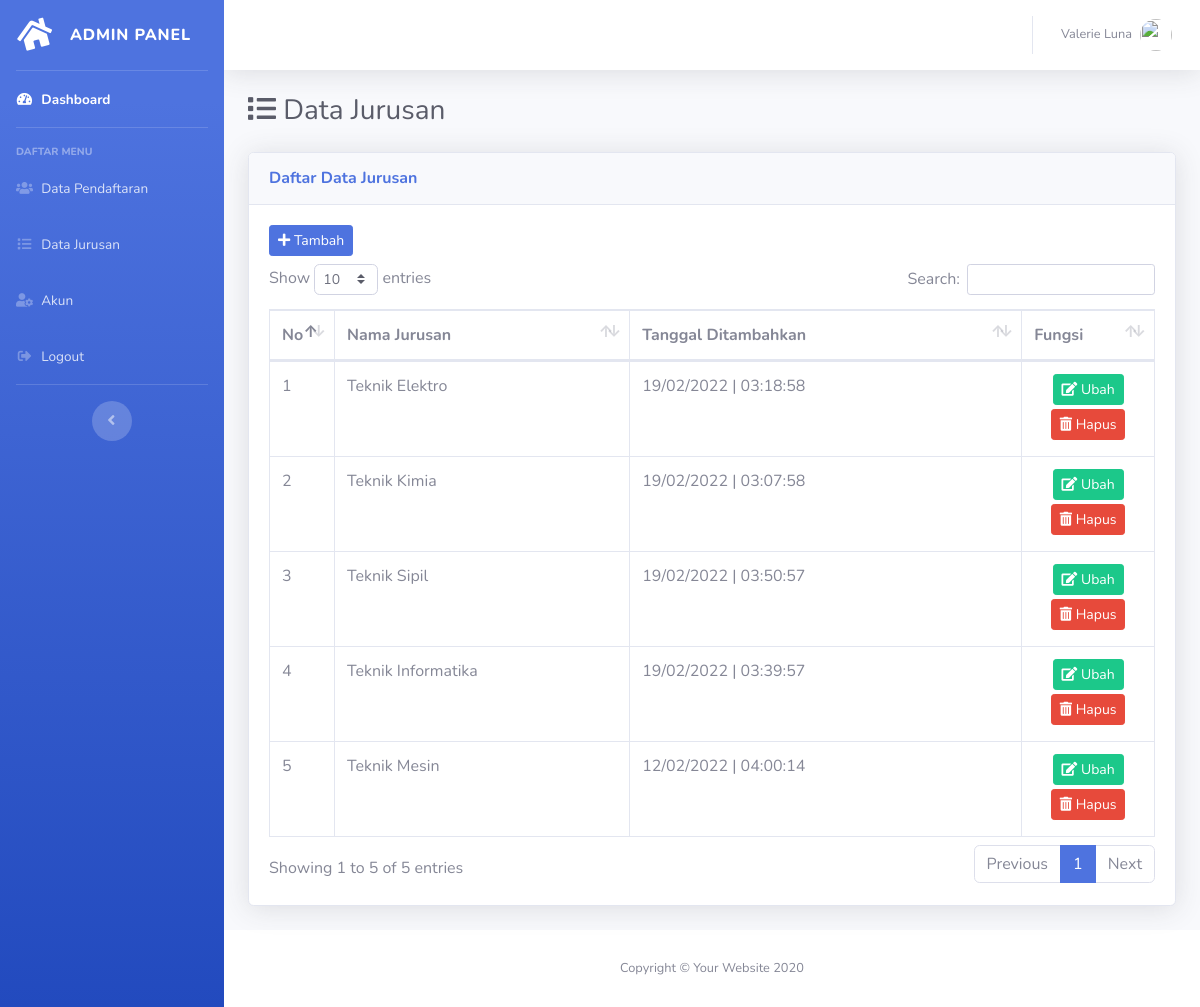
/admin/data-jurusan.php, run on the app's committed database.
### tables this page shows
CREATE TABLE `tbl_jurusan` (
  `id_jurusan` int(11) NOT NULL,
  `nama_jurusan` varchar(50) NOT NULL,
  `tanggal_input` timestamp NOT NULL DEFAULT current_timestamp() ON UPDATE current_timestamp()
);

### admin/config/controller.php (called while the page is built, shortened)
<?php
function query($query)
{
    global $db;
    $result = mysqli_query($db, $query);
    $rows = [];
    while ($row = mysqli_fetch_assoc($result)) {
        $rows[] = $row;
    }
    return $rows;
}

### admin/data-jurusan.php (the view, shortened to what this page needs)
<?php
include 'layout/header.php';
$data_jurusan = query("SELECT * FROM tbl_jurusan ORDER BY id_jurusan DESC");
?>
<div class="container-fluid">
    <div class="d-sm-flex align-items-center justify-content-between mb-4">
        <h1 class="h3 mb-0 text-gray-800"><i class="fas fa-list"></i> Data Jurusan</h1>
    </div>
    <div class="card shadow mb-4">
        <div class="card-header py-3">
            <h6 class="m-0 font-weight-bold text-primary">Daftar Data Jurusan</h6>
        </div>
        <div class="card-body">
            <button type="button" class="btn btn-primary btn-sm mb-2" data-toggle="modal" data-target="#modalTambah"> <i class="fas fa-plus"></i> Tambah</button>
            <div class="table-responsive">
                <table class="table table-bordered" id="dataTable" width="100%" cellspacing="0">
                    <thead>
                        <tr>
                            <th width="1%">No</th>
                            <th>Nama Jurusan</th>
                            <th>Tanggal Ditambahkan</th>
                            <th>Fungsi</th>
                        </tr>
                    </thead>
                    <tbody>
                        <?php $no = 1; ?>
                        <?php foreach ($data_jurusan as $jurusan) : ?>
                            <tr>
                                <td><?= $no++; ?></td>
                                <td><?= $jurusan['nama_jurusan']; ?></td>
                                <td><?= date('d/m/Y | H:s:i', strtotime($jurusan['tanggal_input'])); ?></td>
                                <td width="15%" class="text-center">
                                    <button type="button" class="btn btn-success btn-sm mb-1" title="Ubah" data-toggle="modal" data-target="#modalUbah<?= $jurusan['id_jurusan']; ?>"><i class="fas fa-edit"></i> Ubah</button>
                                    <a href="hapus-jurusan.php?id_jurusan=<?= $jurusan['id_jurusan']; ?>" class="btn btn-danger btn-sm mb-1" title="Hapus" onclick="return confirm('Yakin Data Jurusan Akan Dihapus');"><i class="fas fa-trash-alt"></i> Hapus</a>
                                </td>
                            </tr>
                        <?php endforeach; ?>
                    </tbody>
                </table>
            </div>
        </div>
    </div>
    <?php include 'layout/footer.php'; ?>

### data on the page
tbl_jurusan: nama_jurusan "Teknik Elektro", tanggal_input "19/02/2022 | 03:18:58"
tbl_jurusan: nama_jurusan "Teknik Kimia", tanggal_input "19/02/2022 | 03:07:58"
tbl_jurusan: nama_jurusan "Teknik Sipil", tanggal_input "19/02/2022 | 03:50:57"
tbl_jurusan: nama_jurusan "Teknik Informatika", tanggal_input "19/02/2022 | 03:39:57"
tbl_jurusan: nama_jurusan "Teknik Mesin", tanggal_input "12/02/2022 | 04:00:14"
